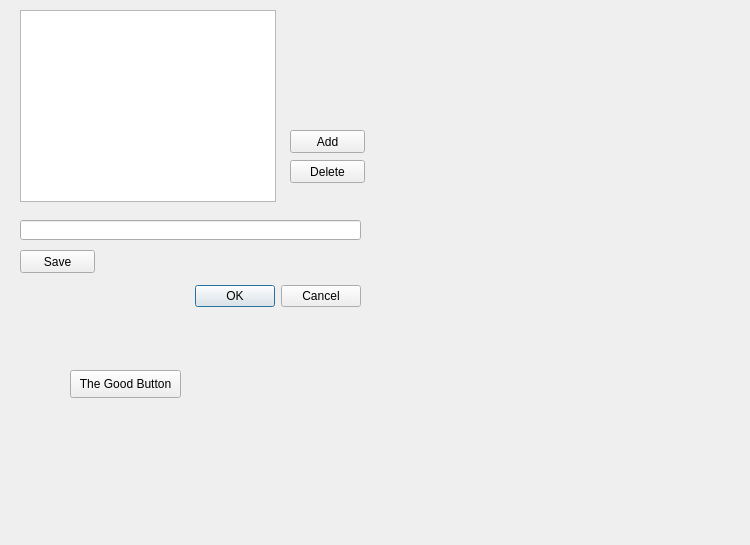
<?xml version="1.0" encoding="UTF-8"?>
<ui version="4.0">
 <class>Dialog</class>
 <widget class="QDialog" name="Dialog">
  <property name="geometry">
   <rect>
    <x>0</x>
    <y>0</y>
    <width>750</width>
    <height>545</height>
   </rect>
  </property>
  <property name="windowTitle">
   <string>Path Edit</string>
  </property>
  <widget class="QDialogButtonBox" name="buttonBox">
   <property name="geometry">
    <rect>
     <x>20</x>
     <y>280</y>
     <width>341</width>
     <height>32</height>
    </rect>
   </property>
   <property name="orientation">
    <enum>Qt::Horizontal</enum>
   </property>
   <property name="standardButtons">
    <set>QDialogButtonBox::Cancel|QDialogButtonBox::Ok</set>
   </property>
  </widget>
  <widget class="QListWidget" name="pathList">
   <property name="geometry">
    <rect>
     <x>20</x>
     <y>10</y>
     <width>256</width>
     <height>192</height>
    </rect>
   </property>
  </widget>
  <widget class="QLineEdit" name="lineEdit">
   <property name="geometry">
    <rect>
     <x>20</x>
     <y>220</y>
     <width>341</width>
     <height>20</height>
    </rect>
   </property>
  </widget>
  <widget class="QPushButton" name="cmdAdd">
   <property name="geometry">
    <rect>
     <x>290</x>
     <y>130</y>
     <width>75</width>
     <height>23</height>
    </rect>
   </property>
   <property name="text">
    <string>Add</string>
   </property>
  </widget>
  <widget class="QPushButton" name="cmdSave">
   <property name="geometry">
    <rect>
     <x>20</x>
     <y>250</y>
     <width>75</width>
     <height>23</height>
    </rect>
   </property>
   <property name="text">
    <string>Save</string>
   </property>
  </widget>
  <widget class="QPushButton" name="cmdDelete">
   <property name="geometry">
    <rect>
     <x>290</x>
     <y>160</y>
     <width>75</width>
     <height>23</height>
    </rect>
   </property>
   <property name="text">
    <string>Delete</string>
   </property>
  </widget>
  <widget class="QPushButton" name="pushButton">
   <property name="geometry">
    <rect>
     <x>70</x>
     <y>370</y>
     <width>111</width>
     <height>28</height>
    </rect>
   </property>
   <property name="text">
    <string>The Good Button</string>
   </property>
  </widget>
 </widget>
 <resources/>
 <connections>
  <connection>
   <sender>buttonBox</sender>
   <signal>accepted()</signal>
   <receiver>Dialog</receiver>
   <slot>accept()</slot>
   <hints>
    <hint type="sourcelabel">
     <x>238</x>
     <y>294</y>
    </hint>
    <hint type="destinationlabel">
     <x>157</x>
     <y>274</y>
    </hint>
   </hints>
  </connection>
  <connection>
   <sender>buttonBox</sender>
   <signal>rejected()</signal>
   <receiver>Dialog</receiver>
   <slot>reject()</slot>
   <hints>
    <hint type="sourcelabel">
     <x>306</x>
     <y>300</y>
    </hint>
    <hint type="destinationlabel">
     <x>286</x>
     <y>274</y>
    </hint>
   </hints>
  </connection>
  <connection>
   <sender>pathList</sender>
   <signal>itemClicked(QListWidgetItem*)</signal>
   <receiver>Dialog</receiver>
   <slot>itemclick()</slot>
   <hints>
    <hint type="sourcelabel">
     <x>199</x>
     <y>134</y>
    </hint>
    <hint type="destinationlabel">
     <x>355</x>
     <y>169</y>
    </hint>
   </hints>
  </connection>
  <connection>
   <sender>cmdAdd</sender>
   <signal>clicked()</signal>
   <receiver>Dialog</receiver>
   <slot>additem()</slot>
   <hints>
    <hint type="sourcelabel">
     <x>308</x>
     <y>135</y>
    </hint>
    <hint type="destinationlabel">
     <x>314</x>
     <y>85</y>
    </hint>
   </hints>
  </connection>
  <connection>
   <sender>cmdDelete</sender>
   <signal>clicked()</signal>
   <receiver>Dialog</receiver>
   <slot>removeitem()</slot>
   <hints>
    <hint type="sourcelabel">
     <x>327</x>
     <y>182</y>
    </hint>
    <hint type="destinationlabel">
     <x>311</x>
     <y>205</y>
    </hint>
   </hints>
  </connection>
  <connection>
   <sender>cmdSave</sender>
   <signal>clicked()</signal>
   <receiver>Dialog</receiver>
   <slot>saveitem()</slot>
   <hints>
    <hint type="sourcelabel">
     <x>74</x>
     <y>258</y>
    </hint>
    <hint type="destinationlabel">
     <x>151</x>
     <y>246</y>
    </hint>
   </hints>
  </connection>
  <connection>
   <sender>pushButton</sender>
   <signal>clicked()</signal>
   <receiver>Dialog</receiver>
   <slot>do_something()</slot>
   <hints>
    <hint type="sourcelabel">
     <x>135</x>
     <y>384</y>
    </hint>
    <hint type="destinationlabel">
     <x>259</x>
     <y>407</y>
    </hint>
   </hints>
  </connection>
 </connections>
 <slots>
  <slot>itemclick()</slot>
  <slot>additem()</slot>
  <slot>removeitem()</slot>
  <slot>saveitem()</slot>
  <slot>do_something()</slot>
 </slots>
</ui>
